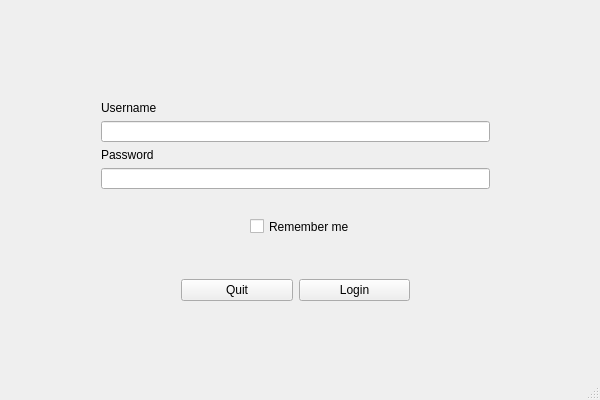
<?xml version="1.0" encoding="UTF-8"?>
<ui version="4.0">
 <class>ChatClientClass</class>
 <widget class="QMainWindow" name="ChatClientClass">
  <property name="geometry">
   <rect>
    <x>0</x>
    <y>0</y>
    <width>600</width>
    <height>400</height>
   </rect>
  </property>
  <property name="minimumSize">
   <size>
    <width>600</width>
    <height>400</height>
   </size>
  </property>
  <property name="maximumSize">
   <size>
    <width>600</width>
    <height>400</height>
   </size>
  </property>
  <property name="acceptDrops">
   <bool>false</bool>
  </property>
  <property name="windowTitle">
   <string>ChatClient</string>
  </property>
  <widget class="QWidget" name="centralWidget">
   <widget class="QWidget" name="verticalLayoutWidget">
    <property name="geometry">
     <rect>
      <x>90</x>
      <y>90</y>
      <width>411</width>
      <height>111</height>
     </rect>
    </property>
    <layout class="QVBoxLayout" name="LoginLayout">
     <property name="spacing">
      <number>6</number>
     </property>
     <property name="sizeConstraint">
      <enum>QLayout::SizeConstraint::SetDefaultConstraint</enum>
     </property>
     <item>
      <widget class="QLabel" name="label_2">
       <property name="text">
        <string>Username</string>
       </property>
      </widget>
     </item>
     <item>
      <widget class="QLineEdit" name="login_username"/>
     </item>
     <item>
      <widget class="QLabel" name="label_3">
       <property name="text">
        <string>Password</string>
       </property>
      </widget>
     </item>
     <item>
      <widget class="QLineEdit" name="login_password">
       <property name="inputMethodHints">
        <set>Qt::InputMethodHint::ImhHiddenText|Qt::InputMethodHint::ImhNoAutoUppercase|Qt::InputMethodHint::ImhNoPredictiveText|Qt::InputMethodHint::ImhSensitiveData</set>
       </property>
       <property name="echoMode">
        <enum>QLineEdit::EchoMode::Password</enum>
       </property>
      </widget>
     </item>
    </layout>
   </widget>
   <widget class="QWidget" name="horizontalLayoutWidget">
    <property name="geometry">
     <rect>
      <x>170</x>
      <y>250</y>
      <width>251</width>
      <height>81</height>
     </rect>
    </property>
    <layout class="QHBoxLayout" name="horizontalLayout">
     <item>
      <widget class="QPushButton" name="login_quit">
       <property name="text">
        <string>Quit</string>
       </property>
      </widget>
     </item>
     <item>
      <widget class="QPushButton" name="login_attempt">
       <property name="text">
        <string>Login</string>
       </property>
      </widget>
     </item>
    </layout>
   </widget>
   <widget class="QCheckBox" name="checkBox">
    <property name="geometry">
     <rect>
      <x>250</x>
      <y>211</y>
      <width>111</width>
      <height>31</height>
     </rect>
    </property>
    <property name="text">
     <string>Remember me</string>
    </property>
   </widget>
  </widget>
  <widget class="QStatusBar" name="statusBar"/>
 </widget>
 <layoutdefault spacing="6" margin="11"/>
 <resources>
  <include location="ChatClient.qrc"/>
 </resources>
 <connections/>
</ui>
